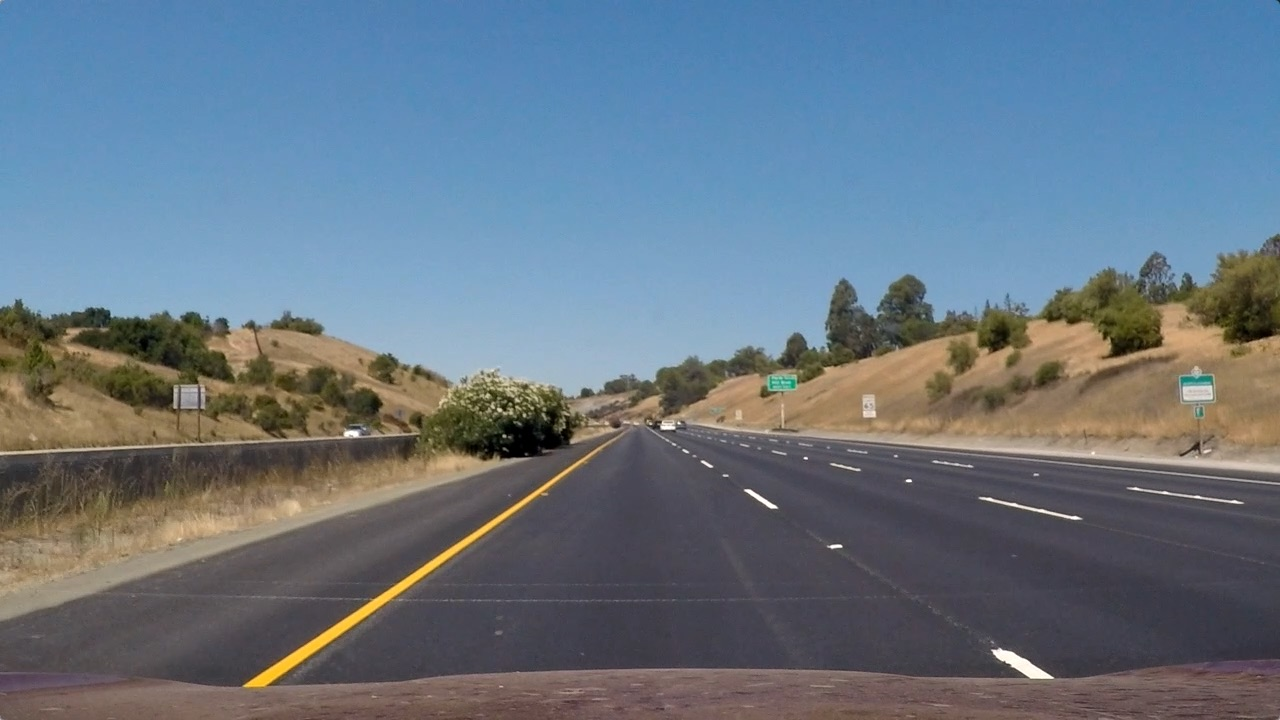
#> input picture test_images/straight_lines1.jpg, 1280 x 720 px
$ python main.py test_images/straight_lines1.jpg test_images/straight_lines2.jpg   (older library calls are emulated)
#> lines starting #> are read from the running program, lines starting #| are printed output that depends on the picture; after the words box and inside, x2 and y2 are one past the last pixel; in counts of white or black regions, pixels touching at a corner belong together
### util_cal.py
import numpy as np
import cv2
import glob
import pickle
import matplotlib.pyplot as plt
import matplotlib.image as mpimg

# plot n cloumns of images
# [90 lines left out: functions plt_images, plt_n, plt_views, calibrate_camera, not called in this run]


# get undistorted images
# input - calibration file
# output - undistored images
def get_undistorted_params(pickle_file):
    dist_pickle = pickle.load(open(pickle_file, 'rb'))
    mtx = dist_pickle['mtx']
    dist = dist_pickle['dist']
    return mtx, dist

# input: path_to_images, mtx, dist, plot_flag
# output: undistorted images
# [31 lines left out: functions get_undistorted_images_from_path, get_undistorted_images, not called in this run]

#
def get_undistorted_image(image, mtx, dist):
    img = cv2.undistort(image, mtx, dist)
    img_size = np.shape(img)
    return img, img_size


# get an image and return the undistorted image
# [24 lines left out: functions cal_undistort, roi_from_corners, not called in this run]

# get an image and return the warped image
def warp_image(img, src, dst, img_size):
    # Apply perspective transform
    M = cv2.getPerspectiveTransform(src, dst)
    warped = cv2.warpPerspective(img, M, img_size, flags=cv2.INTER_LINEAR)
    Minv = cv2.getPerspectiveTransform(dst, src)

    return warped,M,Minv

# plot comparison of original, undistorted abd Bird's eye views
# [5 lines left out: function plt_birds_view, not called in this run]


# set/get transform points
# input - image size
# output- source and destination points - src, dst
def get_transform_points(img_size):
    src = np.float32([[581, 477],[699, 477],[896, 675],[384, 675]])
    dst = np.float32([[384,   0],[896,   0],[896, 720],[384, 720]])

    """
    src = np.float32([[581, 477],[699, 477],[903, 675],[377, 675]])
    dst = np.float32([[377,   0],[903,   0],[903, 720],[377, 720]])

    #===
    src = np.float32([[585,460],[203,720],[1127,720],[695,460]])
    dst = np.float32([[320,  0],[320,720],[ 960,720],[960,  0]])


    # img_size0 = 720
    # img_size1 = 1280
    offset = 150
    src = np.float32([(603, 445), (677, 445),
           (1105, img_size[0]), (205, img_size[0])])
    dst = np.float32([(205 + offset, 0), (1105 - offset, 0),
           (1105 - offset, img_size[0]), (205 + offset, img_size[0])])

    #
    margin = .2 * img_size[1]
    top = np.uint(img_size[0]/1.5)
    btm = np.uint(img_size[0]*.95)
    center = np.uint(img_size[1]/2)
    top_l = center - .2*np.uint(img_size[1]/2)
    top_r = center + .2*np.uint(img_size[1]/2)
    btm_l = center - .9*np.uint(img_size[1]/2)
    btm_r = center + .9*np.uint(img_size[1]/2)

    src = np.float32([[btm_l,btm],[btm_r,btm],
                      [top_r,top],[top_l,top]])

    dst = np.float32([[margin,img_size[0]],[img_size[1]-margin,img_size[0]],
                      [img_size[1]-margin,0],[margin,0]])

     # ---
    src = np.float32(
    [[(img_size[0] / 2.) - 55., img_size[1] / 2. + 100.],
    [((img_size[0] / 6.) - 10.), img_size[1]],
    [(img_size[0] * 5. / 6.) + 60., img_size[1]],
    [(img_size[0] / 2. + 55.), img_size[1] / 2. + 100.]])
    dst = np.float32(
    [[(img_size[0] / 4.), 0],
    [(img_size[0] / 4.), img_size[1]],
    [(img_size[0] * 3. / 4.), img_size[1]],
    [(img_size[0] * 3. / 4.), 0]])
    """

    return src, dst

### util_pipe.py
import numpy as np
import cv2

# [52 lines left out: functions abs_sobel_thresh, mag_thresh, dir_threshold, not called in this run]

def histogram_equalize(img):
    r, g, b = cv2.split(img)
    red = cv2.equalizeHist(r)
    green = cv2.equalizeHist(g)
    blue = cv2.equalizeHist(b)
    return cv2.merge((red, green, blue))


# Gradient and Color Thresholds

def scale(img, factor=255.0):
    scale_factor = np.max(img)/factor
    return (img/scale_factor).astype(np.uint8)

# [11 lines left out: functions derivative, grad, not called in this run]

# lambda function of binary operation
land = lambda *x: np.logical_and.reduce(x)
lor = lambda *x: np.logical_or.reduce(x)

# return image in threshold (min, max)
# [199 lines left out: functions threshold, color_select, highlight, pipeline_hbs, rgb_select, lab_select and 12 more, not called in this run]

# Filter the image, showing only a range of white and yellow
def pipeline_YW(image):
    # Filter White
    threshold = 200
    high_threshold = np.array([255, 255, 255]) #Bright white
    low_threshold = np.array([threshold, threshold, threshold]) #Soft White
    mask = cv2.inRange(image, low_threshold, high_threshold)
    white_img = cv2.bitwise_and(image, image, mask=mask)

    # Filter Yellow
    hsv_img = cv2.cvtColor(image, cv2.COLOR_BGR2HSV) #Changing Color-space, HSV is better for object detection
    #For HSV, Hue range is [0,179], Saturation range is [0,255] and Value range is [0,255].
    high_threshold = np.array([110,255,255]) #Bright Yellow
    low_threshold = np.array([50,50,50]) #Soft Yellow
    mask = cv2.inRange(hsv_img, low_threshold, high_threshold)
    yellow_img = cv2.bitwise_and(image, image, mask=mask)

    # Combine the two above images
    combined = cv2.addWeighted(white_img, 1., yellow_img, 1., 0.)
    gray = cv2.cvtColor(combined, cv2.COLOR_RGB2GRAY)
    binary = np.zeros_like(gray)
    binary[(gray > 0)] = 1
    return binary


### util_lane.py
import cv2
import numpy as np
import matplotlib.pyplot as plt
import matplotlib.image as mpimg
import main
import util_pipe

# Define a class to keep track of lane line detection
# This information will help the main pipeline code to decide if the current polyfit is good or bad
class Line():
    def __init__(self):

        # polynomial coefficients for the most recent fit
        self.current_fit = [np.array([False])]

        # difference in fit coefficients between last and new fits
        self.diffs = np.array([0,0,0], dtype='float')

        # radius of curvature of this lane
        self.radius_of_curvature = None


left_line = Line()
right_line = Line()

# Implement Sliding Windows and Fit a Polynomial
# img - take a warped binary image as input
# nwindows - choose the number of sliding windows
# margin - set the width of the windows +/- margin
# minpix - set minimum number of pixels found to recenter window
def slide_window_fit(img, nwindows=9, margin=80, minpix=40):
    ict=0
    # Take a histogram of the bottom half of the image
    histogram = np.sum(img[img.shape[0]//2:,:], axis=0)
    # Create an output image to draw on and  visualize the result
    out_img = (np.dstack((img, img, img)) * 255) #.astype(np.uint8)
    # Find the peak of the left and right halves of the histogram
    # These will be the starting point for the left and right lines
    midpoint = np.int(histogram.shape[0]/2)
    leftx_base = np.argmax(histogram[:midpoint])
    rightx_base = np.argmax(histogram[midpoint:]) + midpoint

    # Set height of windows
    window_height = np.int(img.shape[0]/nwindows)
    # Identify the x and y positions of all nonzero pixels in the image
    nonzero = img.nonzero()
    nonzeroy = np.array(nonzero[0])
    nonzerox = np.array(nonzero[1])
    # Current positions to be updated for each window
    leftx_current = leftx_base
    rightx_current = rightx_base
    # Create empty lists to receive left and right lane pixel indices
    left_lane_inds = []
    right_lane_inds = []

    # Rectangle data for visualization
    ##rectangle_data = []

    # Step through the windows one by one
    for window in range(nwindows):
        # Identify window boundaries in x and y (and right and left)
        win_y_low = img.shape[0] - (window+1)*window_height
        win_y_high = img.shape[0] - window*window_height
        win_xleft_low = leftx_current - margin
        win_xleft_high = leftx_current + margin
        win_xright_low = rightx_current - margin
        win_xright_high = rightx_current + margin

        ##rectangle_data.append((win_y_low, win_y_high, win_xleft_low, win_xleft_high, win_xright_low, win_xright_high))
        # Draw the windows on the visualization image
        cv2.rectangle(out_img,(win_xleft_low,win_y_low),(win_xleft_high,win_y_high),(0,255,0), 2)
        cv2.rectangle(out_img,(win_xright_low,win_y_low),(win_xright_high,win_y_high),(0,255,0), 2)

        # Identify the nonzero pixels in x and y within the window
        good_left_inds = ((nonzeroy >= win_y_low) & (nonzeroy < win_y_high) &
        (nonzerox >= win_xleft_low) &  (nonzerox < win_xleft_high)).nonzero()[0]
        good_right_inds = ((nonzeroy >= win_y_low) & (nonzeroy < win_y_high) &
        (nonzerox >= win_xright_low) &  (nonzerox < win_xright_high)).nonzero()[0]
        # Append these indices to the lists
        left_lane_inds.append(good_left_inds)
        right_lane_inds.append(good_right_inds)
        # If you found > minpix pixels, recenter next window on their mean position
        if len(good_left_inds) > minpix:
            leftx_current = np.int(np.mean(nonzerox[good_left_inds]))
        if len(good_right_inds) > minpix:
            rightx_current = np.int(np.mean(nonzerox[good_right_inds]))

    # Concatenate the arrays of indices
    left_lane_inds = np.concatenate(left_lane_inds)
    right_lane_inds = np.concatenate(right_lane_inds)

    # Extract left and right line pixel positions
    leftx = nonzerox[left_lane_inds]
    lefty = nonzeroy[left_lane_inds]
    rightx = nonzerox[right_lane_inds]
    righty = nonzeroy[right_lane_inds]

    # to plot
    #out_img[nonzeroy[left_lane_inds], nonzerox[left_lane_inds]] = [255, 0, 0]
    #out_img[nonzeroy[right_lane_inds], nonzerox[right_lane_inds]] = [0, 0, 255]

    if len(leftx)==0 or len(rightx)==0 :
        ict += 1
        print('search not found ', ict, ' times.')
        return left_line.current_fit,right_line.current_fit,left_line.radius_of_curvature,right_line.radius_of_curvature,out_img

    # Fit a second order polynomial to each
    left_fit = np.polyfit(lefty, leftx, 2)
    right_fit = np.polyfit(righty, rightx, 2)

    ##visual_data = (rectangle_data, histogram)
    ##return left_fit, right_fit, left_lane_inds, right_lane_inds, visual_data

    # Store in Line class
    left_line.current_fit = left_fit
    right_line.current_fit = right_fit

    # Generate x and y values for plotting
    try:
        ploty = np.linspace(0, img.shape[0]-1, img.shape[0])
        left_fitx = left_fit[0]*ploty**2 + left_fit[1]*ploty + left_fit[2]
        right_fitx = right_fit[0]*ploty**2 + right_fit[1]*ploty + right_fit[2]

        out_img[nonzeroy[left_lane_inds], nonzerox[left_lane_inds]] = [255, 0, 0]
        out_img[nonzeroy[right_lane_inds], nonzerox[right_lane_inds]] = [0, 0, 255]
        out_img[ploty.astype('int'),left_fitx.astype('int')] = [0, 255, 255]
        out_img[ploty.astype('int'),right_fitx.astype('int')] = [0, 255, 255]
    except:
        pass

    # Define conversions in x and y from pixels space to meters
    ym_per_pix = 30/720 # meters per pixel in y dimension
    xm_per_pix = 3.7/700 # meters per pixel in x dimension

    # Fit new polynomials to x,y in world space
    left_fit_cr = np.polyfit(lefty*ym_per_pix, leftx*xm_per_pix, deg=2)
    right_fit_cr = np.polyfit(righty*ym_per_pix, rightx*xm_per_pix, deg=2)

    # Calculate radii of curvature in meters
    y_eval = np.max(ploty)  # Where radius of curvature is measured
    left_curverad = ((1 + (2*left_fit_cr[0]*y_eval*ym_per_pix + left_fit_cr[1])**2)**1.5) / np.absolute(2*left_fit_cr[0])
    right_curverad = ((1 + (2*right_fit_cr[0]*y_eval*ym_per_pix + right_fit_cr[1])**2)**1.5) / np.absolute(2*right_fit_cr[0])

    # Store current radius of curvatures
    left_line.radius_of_curvature = left_curverad
    right_line.radius_of_curvature = right_curverad

    return left_fit, right_fit, left_curverad, right_curverad, out_img

#
# Skip the sliding windows step once knowing where the lines are
# left_fit  - previous good left_fit
# right_fit - previous good right fit
# [81 lines left out: function using_prev_fit, not called in this run]


#
# Generate x and y values for plotting
def get_fit_xy(img, left_fit, right_fit):
    ploty = np.linspace(0, img.shape[0]-1, img.shape[0])
    if left_fit is None:
        left_fitx is None
    else:
        left_fitx = left_fit[0]*ploty**2 + left_fit[1]*ploty + left_fit[2]
    if right_fit is None:
        right_fitx is None
    else:
        right_fitx = right_fit[0]*ploty**2 + right_fit[1]*ploty + right_fit[2]
    return left_fitx, right_fitx, ploty

#
# plot the fitting result
# [27 lines left out: functions view_slide_window_fit, plt_fit_lane, not called in this run]

# perspective transform through transform matrix M
def perspective_transform(img, M):
    img_size = (img.shape[1], img.shape[0])
    warped = cv2.warpPerspective(img, M, img_size, flags=cv2.INTER_LINEAR)
    return warped


# Mapping the warped image back to original image
def mapping_fit_lane(bird, binary_img, origin_img, left_fit, right_fit, left_curverad, right_curverad, Minv):
    warp_zero = np.zeros_like(binary_img).astype(np.uint8)
    color_warp = np.dstack((warp_zero, warp_zero, warp_zero))
    left_fitx, right_fitx, ploty = get_fit_xy(binary_img, left_fit, right_fit)

    # Define conversions in x and y from pixels space to meters
    ym_per_pix = 30/720 # meters per pixel in y dimension
    xm_per_pix = 3.7/700 # meters per pixel in x dimension

    midpoint = np.int(origin_img.shape[1]/2)
    middle_of_lane = (right_fitx[-1] - left_fitx[-1]) / 2.0 + left_fitx[-1]
    offset = (midpoint - middle_of_lane) * xm_per_pix

    # Recast the x and y points into usable format for cv2.fillPoly()
    pts_left = np.array([np.transpose(np.vstack([left_fitx, ploty]))])
    pts_right = np.array([np.flipud(np.transpose(np.vstack([right_fitx, ploty])))])
    pts = np.hstack((pts_left, pts_right))
    # Draw the lane onto the warped blank image
    cv2.fillPoly(color_warp, np.int_([pts]), (0, 0, 255)) # (0,255, 0))
    cv2.polylines(color_warp, np.int32([pts_left]), isClosed=False, color=(255,0,255), thickness=15)
    cv2.polylines(color_warp, np.int32([pts_right]), isClosed=False, color=(255,255,0), thickness=15) #color=(0,255,255)

    # Warp the blank back to original image space using inverse perspective matrix (Minv)
    newwarp = perspective_transform(color_warp, Minv)
    # Combine the result with the original image
    result = cv2.addWeighted(origin_img, 0.7, newwarp, 0.3, 0)

    radius = np.mean([left_curverad, right_curverad])

    # Add radius and offset calculations to top of video
    # txt_img = np.copy(origin_img)
    # cv2.rectangle(txt_img,(0,0),(320,180),(0,0,0), -1)

    cv2.putText(result,"L. Lane Radius: " + "{:0.2f}".format(left_curverad/1000) + 'km', org=(30,50), fontFace=cv2.FONT_HERSHEY_SIMPLEX,
            fontScale=0.6, color=(255,255,255), lineType = cv2.LINE_AA, thickness=1)
    cv2.putText(result,"R. Lane Radius: " + "{:0.2f}".format(right_curverad/1000) + 'km', org=(30,100), fontFace=cv2.FONT_HERSHEY_SIMPLEX,
            fontScale=0.6, color=(255,255,255), lineType = cv2.LINE_AA, thickness=1)
    cv2.putText(result,"C. Position: " + "{:0.2f}".format(offset) + 'm', org=(30,150), fontFace=cv2.FONT_HERSHEY_SIMPLEX,
            fontScale=0.6, color=(255,255,255), lineType = cv2.LINE_AA, thickness=1)
    # [7 lines of commented-out code are left out]
    img_hist = util_pipe.histogram_equalize(origin_img)
    resized_img_hist = cv2.resize(img_hist,(320,180))
    result[0:180,640:960, :] = resized_img_hist

    # plot the bird's eye view
    # binary = np.dstack((binary_img*255, binary_img*255, binary_img*255))
    resized_bird = cv2.resize(bird,(320,180))
    result[0:180,320:640, :] = resized_bird

    # plot the top-down color_warp as part of the result
    resized_color_warp = cv2.resize(color_warp,(320,180))
    cv2.addWeighted(resized_color_warp, 0.2, resized_bird, 0.9, 0, resized_bird)

    result[0:180,320:640, :] = resized_bird
    # plt.imshow(result)
    return result

### main.py
import os
import sys
import cv2
import numpy as np
import util_cal
import util_pipe
import util_lane
import matplotlib.pyplot as plt
import matplotlib.image as mpimg
from collections import deque
from moviepy.editor import VideoFileClip

# [62 lines left out: function get_processor, not called in this run]

def do_image(img):
    return (get_processor(1))(img)

# [7 lines left out: function do_image_file, not called in this run]

"""
Main function
"""
#args = set_args()
#dir = args.data_dir

slide_window_only = False

mtx, dist = util_cal.get_undistorted_params('calibration_pickle.p')
#> (reads calibration_pickle.p from the repository)
# [15 lines left out: function main, not called in this run]

    # [4 lines of commented-out code are left out]


if __name__ == '__main__':
    n = len(sys.argv)
    if n>1:
        fin = sys.argv[1]
        fout = "out.png" if n==2 else sys.argv[2]
        do_image_file(fin, fout)
#> in do_image_file, img is the input picture: shape (720, 1280, 3); mean R, G, B 103.2, 117.7, 131.2
#> in get_undistorted_image, `img = cv2.undistort(image, mtx, dist)`:
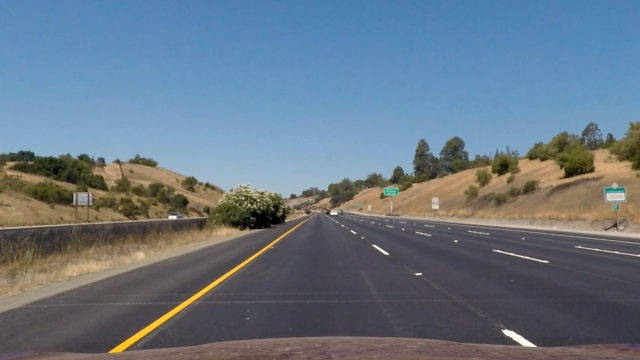
#> img: shape (720, 1280, 3) (shown at 1/2 size); mean R, G, B 103.6, 118.3, 131.6
#> in process_image, `img, img_size = util_cal.get_undistorted_image(image, mtx, dist)`: img_size = (720, 1280, 3)
#> in process_image, `src, dst = util_cal.get_transform_points(img_size)`: src = [[581, 477], [699, 477], [896, 675], [384, 675]]; dst = [[384, 0], [896, 0], [896, 720], [384, 720]]
#> in warp_image, `M = cv2.getPerspectiveTransform(src, dst)`: M = [[-0.616, -1.53, 1034.2], [-5.08e-16, -2.24, 1068.5], [-6.76e-19, -0.00239, 1]]
#> in warp_image, `warped = cv2.warpPerspective(img, M, img_size, flags=cv2.INTER_LINEAR)`:
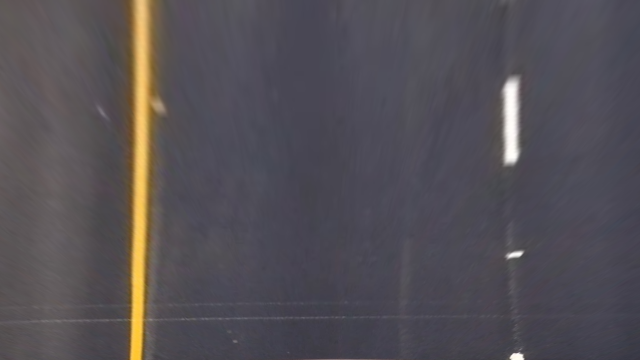
#> warped: shape (720, 1280, 3) (shown at 1/2 size); mean R, G, B 84.1, 79.8, 85.3
#> in warp_image, `Minv = cv2.getPerspectiveTransform(dst, src)`: Minv = [[0.23, -0.684, 492.5], [1.08e-16, -0.446, 477], [2.25e-19, -0.00107, 1]]
#> in pipeline_YW, `mask = cv2.inRange(image, low_threshold, high_threshold)`:
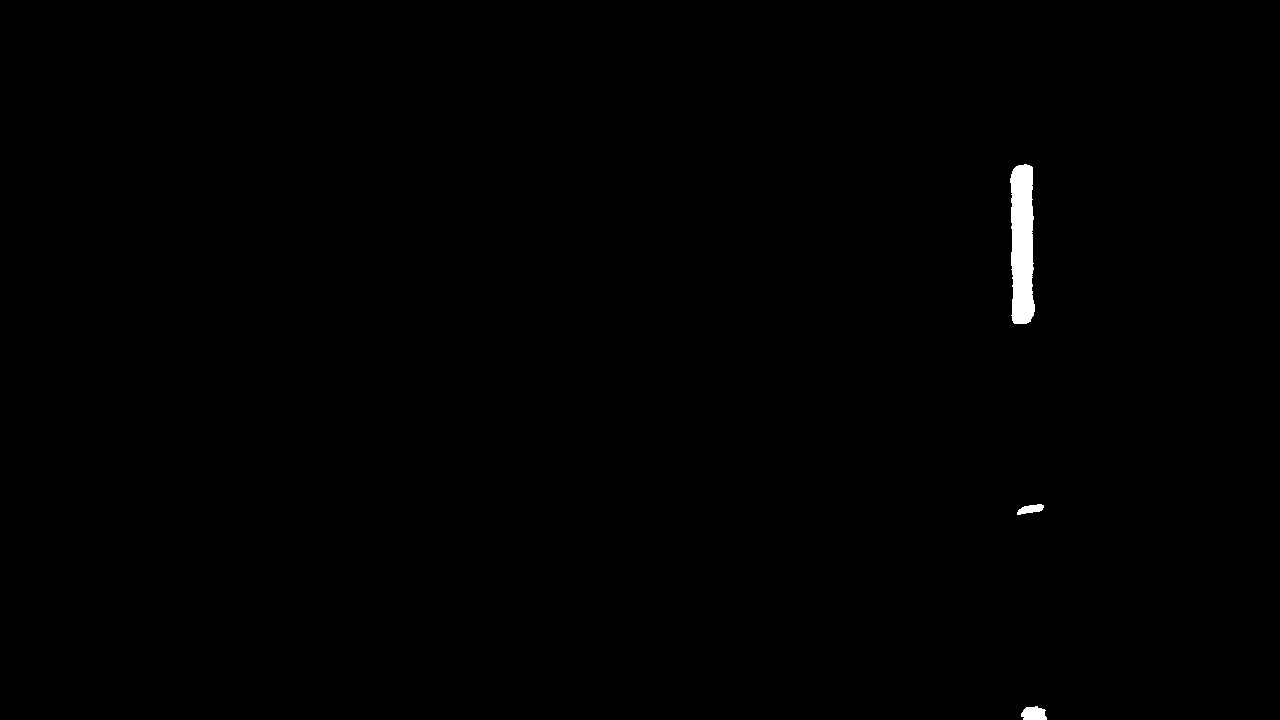
#> mask: shape (720, 1280); 0.41% white; 3 white regions, box (x1, y1, x2, y2) and area: (1010, 164, 1035, 324) 3345, (1021, 706, 1047, 720) 289, (1017, 504, 1044, 515) 183
#> in pipeline_YW, `gray = cv2.cvtColor(combined, cv2.COLOR_RGB2GRAY)`:
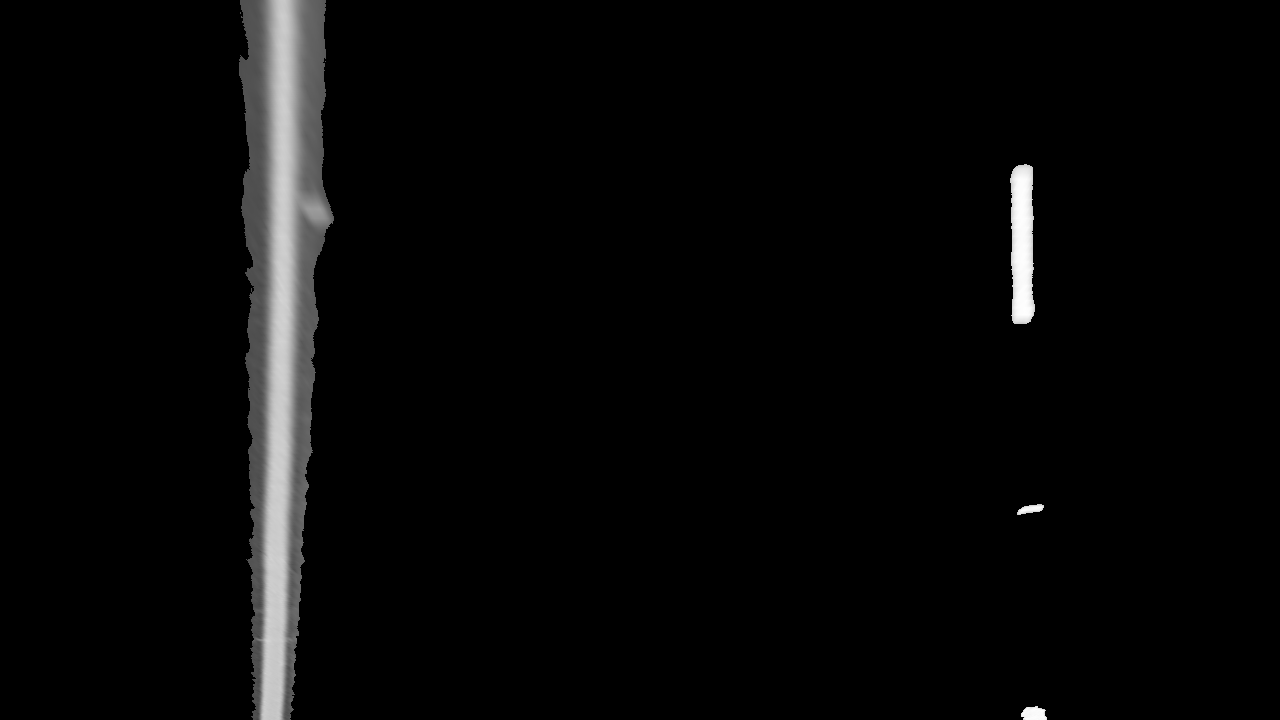
#> gray: shape (720, 1280); min 0, max 254, mean 7.6
#> (the rest of the program and of its run is left out)
